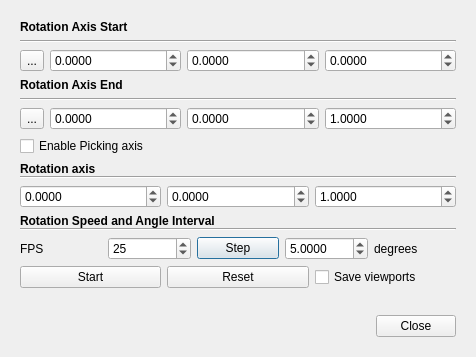
<?xml version="1.0" encoding="UTF-8"?>
<ui version="4.0">
 <class>AnimationParamDlg</class>
 <widget class="QDialog" name="AnimationParamDlg">
  <property name="windowModality">
   <enum>Qt::NonModal</enum>
  </property>
  <property name="geometry">
   <rect>
    <x>0</x>
    <y>0</y>
    <width>476</width>
    <height>357</height>
   </rect>
  </property>
  <property name="sizePolicy">
   <sizepolicy hsizetype="Preferred" vsizetype="MinimumExpanding">
    <horstretch>0</horstretch>
    <verstretch>0</verstretch>
   </sizepolicy>
  </property>
  <property name="windowTitle">
   <string>Animation</string>
  </property>
  <layout class="QVBoxLayout" name="verticalLayout_2">
   <item>
    <widget class="QScrollArea" name="scrollArea">
     <property name="sizePolicy">
      <sizepolicy hsizetype="Expanding" vsizetype="Expanding">
       <horstretch>0</horstretch>
       <verstretch>0</verstretch>
      </sizepolicy>
     </property>
     <property name="frameShape">
      <enum>QFrame::NoFrame</enum>
     </property>
     <property name="widgetResizable">
      <bool>true</bool>
     </property>
     <widget class="QWidget" name="scrollAreaWidgetContents_2">
      <property name="geometry">
       <rect>
        <x>0</x>
        <y>0</y>
        <width>458</width>
        <height>339</height>
       </rect>
      </property>
      <property name="sizePolicy">
       <sizepolicy hsizetype="Minimum" vsizetype="Preferred">
        <horstretch>0</horstretch>
        <verstretch>0</verstretch>
       </sizepolicy>
      </property>
      <layout class="QVBoxLayout" name="verticalLayout_8">
       <item>
        <layout class="QVBoxLayout" name="verticalLayout_5">
         <item>
          <layout class="QVBoxLayout" name="verticalLayout_4">
           <item>
            <layout class="QVBoxLayout" name="verticalLayout_3">
             <item>
              <widget class="QLabel" name="label_3">
               <property name="sizePolicy">
                <sizepolicy hsizetype="Minimum" vsizetype="Minimum">
                 <horstretch>0</horstretch>
                 <verstretch>0</verstretch>
                </sizepolicy>
               </property>
               <property name="font">
                <font>
                 <weight>75</weight>
                 <bold>true</bold>
                </font>
               </property>
               <property name="text">
                <string>Rotation Axis Start</string>
               </property>
              </widget>
             </item>
             <item>
              <widget class="Line" name="line_7">
               <property name="sizePolicy">
                <sizepolicy hsizetype="Minimum" vsizetype="Minimum">
                 <horstretch>0</horstretch>
                 <verstretch>0</verstretch>
                </sizepolicy>
               </property>
               <property name="orientation">
                <enum>Qt::Horizontal</enum>
               </property>
              </widget>
             </item>
             <item>
              <layout class="QHBoxLayout" name="horizontalLayout">
               <item>
                <widget class="QToolButton" name="pickingAxisStartToolButton">
                 <property name="toolTip">
                  <string>Pick a 3D point as rotation center</string>
                 </property>
                 <property name="text">
                  <string>...</string>
                 </property>
                 <property name="icon">
                  <iconset resource="../MainWindow.qrc">
                   <normaloff>:/Resources/images/ecvPointPicking.png</normaloff>:/Resources/images/ecvPointPicking.png</iconset>
                 </property>
                 <property name="iconSize">
                  <size>
                   <width>20</width>
                   <height>20</height>
                  </size>
                 </property>
                 <property name="checkable">
                  <bool>true</bool>
                 </property>
                 <property name="checked">
                  <bool>false</bool>
                 </property>
                </widget>
               </item>
               <item>
                <widget class="QDoubleSpinBox" name="axisStartXDoubleSpinBox">
                 <property name="sizePolicy">
                  <sizepolicy hsizetype="Minimum" vsizetype="Fixed">
                   <horstretch>0</horstretch>
                   <verstretch>0</verstretch>
                  </sizepolicy>
                 </property>
                 <property name="decimals">
                  <number>4</number>
                 </property>
                 <property name="minimum">
                  <double>-999999999.000000000000000</double>
                 </property>
                 <property name="maximum">
                  <double>999999999.000000000000000</double>
                 </property>
                 <property name="singleStep">
                  <double>0.100000000000000</double>
                 </property>
                </widget>
               </item>
               <item>
                <widget class="QDoubleSpinBox" name="axisStartYDoubleSpinBox">
                 <property name="decimals">
                  <number>4</number>
                 </property>
                 <property name="minimum">
                  <double>-999999999.000000000000000</double>
                 </property>
                 <property name="maximum">
                  <double>999999999.000000000000000</double>
                 </property>
                 <property name="singleStep">
                  <double>0.100000000000000</double>
                 </property>
                </widget>
               </item>
               <item>
                <widget class="QDoubleSpinBox" name="axisStartZDoubleSpinBox">
                 <property name="decimals">
                  <number>4</number>
                 </property>
                 <property name="minimum">
                  <double>-999999999.000000000000000</double>
                 </property>
                 <property name="maximum">
                  <double>999999999.000000000000000</double>
                 </property>
                 <property name="singleStep">
                  <double>0.100000000000000</double>
                 </property>
                </widget>
               </item>
              </layout>
             </item>
            </layout>
           </item>
           <item>
            <layout class="QVBoxLayout" name="verticalLayout">
             <item>
              <widget class="QLabel" name="label_5">
               <property name="sizePolicy">
                <sizepolicy hsizetype="Minimum" vsizetype="Preferred">
                 <horstretch>0</horstretch>
                 <verstretch>0</verstretch>
                </sizepolicy>
               </property>
               <property name="font">
                <font>
                 <weight>75</weight>
                 <bold>true</bold>
                </font>
               </property>
               <property name="text">
                <string>Rotation Axis End</string>
               </property>
              </widget>
             </item>
             <item>
              <widget class="Line" name="line_8">
               <property name="sizePolicy">
                <sizepolicy hsizetype="Minimum" vsizetype="Minimum">
                 <horstretch>0</horstretch>
                 <verstretch>0</verstretch>
                </sizepolicy>
               </property>
               <property name="orientation">
                <enum>Qt::Horizontal</enum>
               </property>
              </widget>
             </item>
             <item>
              <layout class="QHBoxLayout" name="horizontalLayout_2">
               <item>
                <widget class="QToolButton" name="pickingAxisEndToolButton">
                 <property name="toolTip">
                  <string>Pick a 3D point as rotation center</string>
                 </property>
                 <property name="text">
                  <string>...</string>
                 </property>
                 <property name="icon">
                  <iconset resource="../MainWindow.qrc">
                   <normaloff>:/Resources/images/ecvPointPicking.png</normaloff>:/Resources/images/ecvPointPicking.png</iconset>
                 </property>
                 <property name="iconSize">
                  <size>
                   <width>20</width>
                   <height>20</height>
                  </size>
                 </property>
                 <property name="checkable">
                  <bool>true</bool>
                 </property>
                 <property name="checked">
                  <bool>false</bool>
                 </property>
                </widget>
               </item>
               <item>
                <widget class="QDoubleSpinBox" name="axisEndXDoubleSpinBox">
                 <property name="decimals">
                  <number>4</number>
                 </property>
                 <property name="minimum">
                  <double>-999999999.000000000000000</double>
                 </property>
                 <property name="maximum">
                  <double>999999999.000000000000000</double>
                 </property>
                 <property name="singleStep">
                  <double>0.100000000000000</double>
                 </property>
                </widget>
               </item>
               <item>
                <widget class="QDoubleSpinBox" name="axisEndYDoubleSpinBox">
                 <property name="decimals">
                  <number>4</number>
                 </property>
                 <property name="minimum">
                  <double>-999999999.000000000000000</double>
                 </property>
                 <property name="maximum">
                  <double>999999999.000000000000000</double>
                 </property>
                 <property name="singleStep">
                  <double>0.100000000000000</double>
                 </property>
                </widget>
               </item>
               <item>
                <widget class="QDoubleSpinBox" name="axisEndZDoubleSpinBox">
                 <property name="decimals">
                  <number>4</number>
                 </property>
                 <property name="minimum">
                  <double>-999999999.000000000000000</double>
                 </property>
                 <property name="maximum">
                  <double>999999999.000000000000000</double>
                 </property>
                 <property name="singleStep">
                  <double>0.100000000000000</double>
                 </property>
                 <property name="value">
                  <double>1.000000000000000</double>
                 </property>
                </widget>
               </item>
              </layout>
             </item>
            </layout>
           </item>
          </layout>
         </item>
         <item>
          <widget class="QCheckBox" name="EnablePickingAxis">
           <property name="toolTip">
            <string>reset center of rotation when camera is reset.</string>
           </property>
           <property name="text">
            <string>Enable Picking axis</string>
           </property>
          </widget>
         </item>
        </layout>
       </item>
       <item>
        <layout class="QVBoxLayout" name="verticalLayout_6">
         <item>
          <layout class="QVBoxLayout" name="verticalLayout_7">
           <property name="spacing">
            <number>0</number>
           </property>
           <property name="sizeConstraint">
            <enum>QLayout::SetMinimumSize</enum>
           </property>
           <item>
            <widget class="QLabel" name="label_4">
             <property name="sizePolicy">
              <sizepolicy hsizetype="Minimum" vsizetype="Minimum">
               <horstretch>0</horstretch>
               <verstretch>0</verstretch>
              </sizepolicy>
             </property>
             <property name="font">
              <font>
               <weight>75</weight>
               <bold>true</bold>
              </font>
             </property>
             <property name="text">
              <string>Rotation axis</string>
             </property>
            </widget>
           </item>
           <item>
            <widget class="Line" name="line_4">
             <property name="sizePolicy">
              <sizepolicy hsizetype="Minimum" vsizetype="Minimum">
               <horstretch>0</horstretch>
               <verstretch>0</verstretch>
              </sizepolicy>
             </property>
             <property name="orientation">
              <enum>Qt::Horizontal</enum>
             </property>
            </widget>
           </item>
          </layout>
         </item>
         <item>
          <layout class="QHBoxLayout" name="horizontalLayout_3">
           <item>
            <widget class="QDoubleSpinBox" name="axisXDoubleSpinBox">
             <property name="decimals">
              <number>4</number>
             </property>
             <property name="minimum">
              <double>-999999999.000000000000000</double>
             </property>
             <property name="maximum">
              <double>999999999.000000000000000</double>
             </property>
             <property name="singleStep">
              <double>0.100000000000000</double>
             </property>
            </widget>
           </item>
           <item>
            <widget class="QDoubleSpinBox" name="axisYDoubleSpinBox">
             <property name="decimals">
              <number>4</number>
             </property>
             <property name="minimum">
              <double>-999999999.000000000000000</double>
             </property>
             <property name="maximum">
              <double>999999999.000000000000000</double>
             </property>
             <property name="singleStep">
              <double>0.100000000000000</double>
             </property>
            </widget>
           </item>
           <item>
            <widget class="QDoubleSpinBox" name="axisZDoubleSpinBox">
             <property name="decimals">
              <number>4</number>
             </property>
             <property name="minimum">
              <double>-999999999.000000000000000</double>
             </property>
             <property name="maximum">
              <double>999999999.000000000000000</double>
             </property>
             <property name="singleStep">
              <double>0.100000000000000</double>
             </property>
             <property name="value">
              <double>1.000000000000000</double>
             </property>
            </widget>
           </item>
          </layout>
         </item>
        </layout>
       </item>
       <item>
        <layout class="QVBoxLayout" name="verticalLayout_10">
         <item>
          <layout class="QVBoxLayout" name="verticalLayout_9">
           <property name="spacing">
            <number>0</number>
           </property>
           <property name="sizeConstraint">
            <enum>QLayout::SetMinimumSize</enum>
           </property>
           <item>
            <widget class="QLabel" name="label_6">
             <property name="sizePolicy">
              <sizepolicy hsizetype="Minimum" vsizetype="Minimum">
               <horstretch>0</horstretch>
               <verstretch>0</verstretch>
              </sizepolicy>
             </property>
             <property name="font">
              <font>
               <weight>75</weight>
               <bold>true</bold>
              </font>
             </property>
             <property name="text">
              <string>Rotation Speed and Angle Interval</string>
             </property>
            </widget>
           </item>
           <item>
            <widget class="Line" name="line_6">
             <property name="sizePolicy">
              <sizepolicy hsizetype="Minimum" vsizetype="Minimum">
               <horstretch>0</horstretch>
               <verstretch>0</verstretch>
              </sizepolicy>
             </property>
             <property name="orientation">
              <enum>Qt::Horizontal</enum>
             </property>
            </widget>
           </item>
          </layout>
         </item>
         <item>
          <layout class="QGridLayout" name="gridLayout_2">
           <item row="0" column="0">
            <widget class="QLabel" name="label_21">
             <property name="sizePolicy">
              <sizepolicy hsizetype="Minimum" vsizetype="Minimum">
               <horstretch>0</horstretch>
               <verstretch>0</verstretch>
              </sizepolicy>
             </property>
             <property name="toolTip">
              <string>Apply a manipulation to the current camera using the buttons on the left.</string>
             </property>
             <property name="text">
              <string>FPS</string>
             </property>
            </widget>
           </item>
           <item row="0" column="3">
            <widget class="QDoubleSpinBox" name="rotationAngle">
             <property name="decimals">
              <number>4</number>
             </property>
             <property name="minimum">
              <double>-360.000000000000000</double>
             </property>
             <property name="maximum">
              <double>360.000000000000000</double>
             </property>
             <property name="singleStep">
              <double>0.000010000000000</double>
             </property>
             <property name="value">
              <double>5.000000000000000</double>
             </property>
            </widget>
           </item>
           <item row="0" column="4">
            <widget class="QLabel" name="label_20">
             <property name="sizePolicy">
              <sizepolicy hsizetype="Minimum" vsizetype="Preferred">
               <horstretch>0</horstretch>
               <verstretch>0</verstretch>
              </sizepolicy>
             </property>
             <property name="toolTip">
              <string>Apply a manipulation to the current camera using the buttons on the left.</string>
             </property>
             <property name="text">
              <string>degrees</string>
             </property>
            </widget>
           </item>
           <item row="0" column="2">
            <widget class="QPushButton" name="angleButton">
             <property name="toolTip">
              <string>Rotate around vertical axis</string>
             </property>
             <property name="text">
              <string>Step</string>
             </property>
             <property name="iconSize">
              <size>
               <width>24</width>
               <height>24</height>
              </size>
             </property>
            </widget>
           </item>
           <item row="0" column="1">
            <widget class="QSpinBox" name="fpsSpinBox">
             <property name="maximum">
              <number>10000</number>
             </property>
             <property name="value">
              <number>25</number>
             </property>
            </widget>
           </item>
          </layout>
         </item>
        </layout>
       </item>
       <item>
        <layout class="QHBoxLayout" name="horizontalLayout_4">
         <item>
          <widget class="QPushButton" name="startAnimationButton">
           <property name="toolTip">
            <string>Rotate around vertical axis</string>
           </property>
           <property name="text">
            <string>Start</string>
           </property>
           <property name="iconSize">
            <size>
             <width>24</width>
             <height>24</height>
            </size>
           </property>
          </widget>
         </item>
         <item>
          <widget class="QPushButton" name="resetAnimationButton">
           <property name="toolTip">
            <string>Rotate around vertical axis</string>
           </property>
           <property name="text">
            <string>Reset</string>
           </property>
           <property name="iconSize">
            <size>
             <width>24</width>
             <height>24</height>
            </size>
           </property>
          </widget>
         </item>
         <item>
          <widget class="QCheckBox" name="SavingViewports">
           <property name="toolTip">
            <string>reset center of rotation when camera is reset.</string>
           </property>
           <property name="text">
            <string>Save viewports</string>
           </property>
          </widget>
         </item>
        </layout>
       </item>
       <item>
        <spacer name="verticalSpacer">
         <property name="orientation">
          <enum>Qt::Vertical</enum>
         </property>
         <property name="sizeHint" stdset="0">
          <size>
           <width>20</width>
           <height>0</height>
          </size>
         </property>
        </spacer>
       </item>
       <item>
        <widget class="QDialogButtonBox" name="closeButtonBox">
         <property name="standardButtons">
          <set>QDialogButtonBox::Close</set>
         </property>
        </widget>
       </item>
      </layout>
     </widget>
    </widget>
   </item>
  </layout>
 </widget>
 <tabstops>
  <tabstop>EnablePickingAxis</tabstop>
 </tabstops>
 <resources>
  <include location="../MainWindow.qrc"/>
 </resources>
 <connections>
  <connection>
   <sender>closeButtonBox</sender>
   <signal>rejected()</signal>
   <receiver>AnimationParamDlg</receiver>
   <slot>close()</slot>
   <hints>
    <hint type="sourcelabel">
     <x>264</x>
     <y>727</y>
    </hint>
    <hint type="destinationlabel">
     <x>264</x>
     <y>388</y>
    </hint>
   </hints>
  </connection>
 </connections>
</ui>
